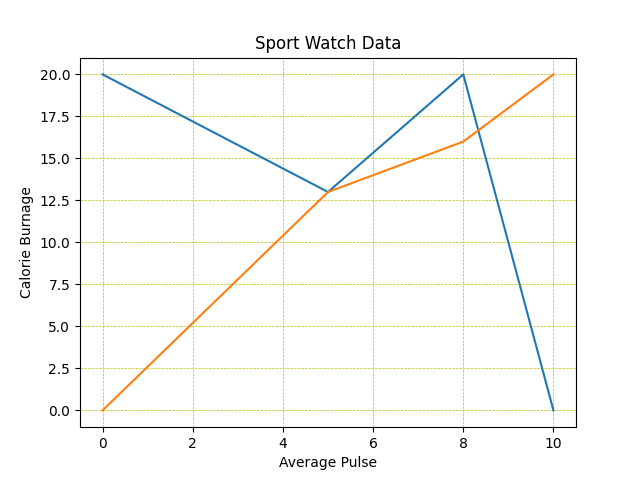

Python code for this plot:
import matplotlib.pyplot as mp
import numpy as np
mp.plot(np.array([0,5,8,10]),np.array([20,13,20,0]),np.array([0,5,8,10]),np.array([0,13,16,20]))
mp.title("Sport Watch Data")
mp.xlabel("Average Pulse")
mp.ylabel("Calorie Burnage")
mp.grid(color='y',linestyle='--',linewidth=0.5)
mp.show()
